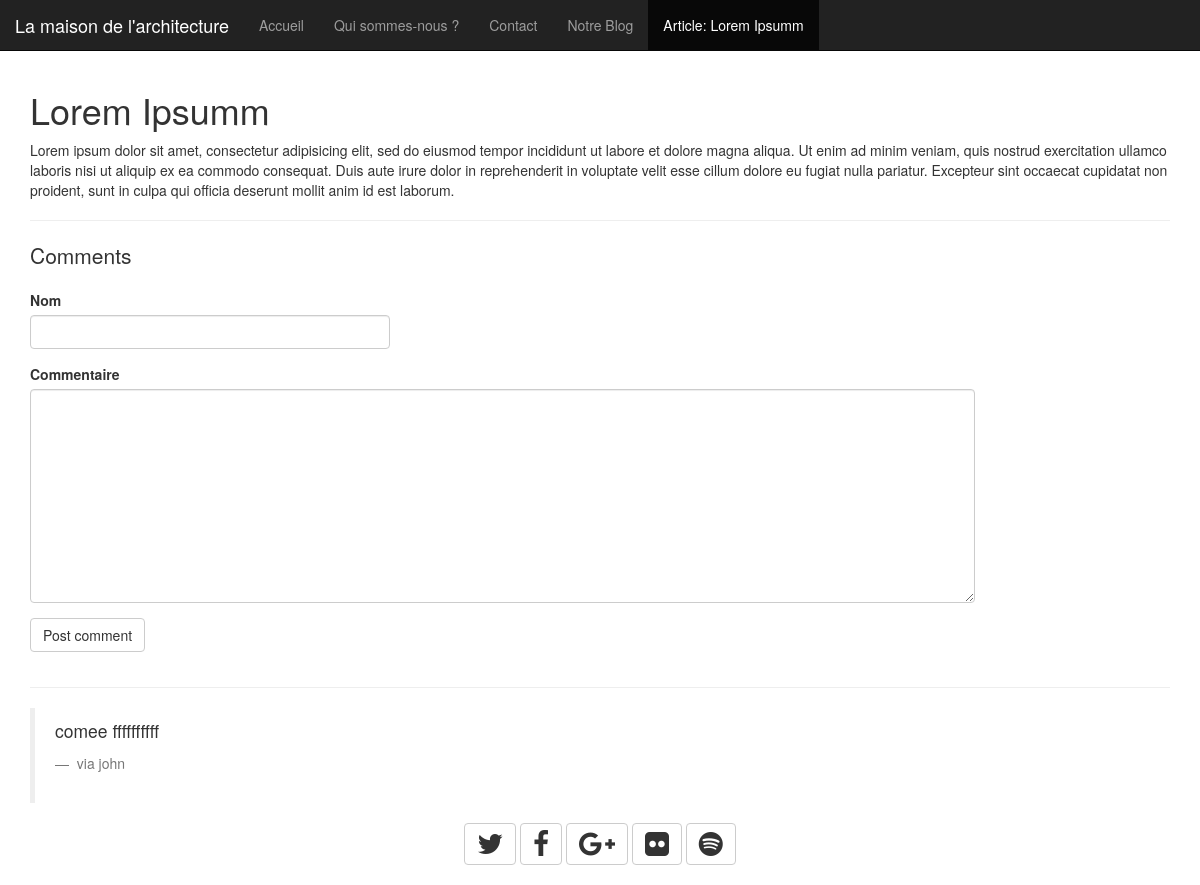
The page /blog/posts/2 on the database its author committed.
### app/models.py (models this page shows)
class Post(db.Model):
    __tablename__ = 'posts'
    id          = db.Column(db.Integer, primary_key=True)
    title       = db.Column(db.String(255))
    content     = db.Column(db.Text)
    comments    = db.relationship('Comment', backref="post", lazy='dynamic')
    created_at  = db.Column(db.DateTime, default=db.func.now())
    updated_at  = db.Column(db.DateTime, default=db.func.now(), onupdate=db.func.now())

class Comment(db.Model):
    __tablename__ = 'comments'
    id              = db.Column(db.Integer, primary_key=True)
    author_name     = db.Column(db.String(255))
    author_email    = db.Column(db.String(255))
    content         = db.Column(db.Text)
    post_id         = db.Column(db.Integer, db.ForeignKey('posts.id'))

### app/routes.py (the view, shortened to what this page needs)
@app.route('/blog/posts/<int:id>', methods=['GET', 'POST'])
def post_detail(id):
    post = Post.query.filter_by(id=id).first_or_404()
    form = CommentForm(request.form)
    context = {
        'post': post,
        'form': form,
    }
    return render_template('blog/post_detail.html', **context)

### app/forms.py
class CommentForm(Form):
    name = StringField('Nom', [DataRequired()])
    content = TextAreaField('Commentaire', [DataRequired()])

### app/templates/blog/post_detail.html
{% extends 'blog/blog_layout.html' %}
{% block active %}
    <li><a href="{{ url_for('home_blog') }}">Notre Blog</a></li>
  <li class="active"><a>Article: {{ post.title }}</a></li>
{% endblock active %}
{% block body %}
    <div>
        <h1 class="title">{{ post.title }}</h1>
        <p class="content">{{ post.content|safe }}</p>
    </div>
    <hr/>
    <div>
        <p class="lead">Comments</p>
        {% from 'includes/_formhelpers.html' import render_field2 %}
        <form class="row" method="POST" action="">
            <div class="form-group col-sm-4 ">
                {{ render_field2(form.name, class_="form-control", required="required") }}
            </div>
            <div class="form-group col-sm-10">
                {{ render_field2(form.content, class_="form-control", required="required", rows="10") }}
            </div>
            <div class="form-group col-sm-4">
                <input type="submit" value="Post comment" class="btn btn-default" />
            </div>
        </form>
        <hr/>
        {% for comment in post.comments %}
            <blockquote>
                <p>
                    {{ comment.content }}
                </p>
                <footer>
                    via {{ comment.author_name }}
                </footer>
            </blockquote>
        {% endfor %}
    </div>
{% endblock body %}

### app/templates/blog/blog_layout.html (style rules this page uses)
footer { margin-bottom: 20px; }

### rows shown on the page
Post: title "Lorem Ipsumm", content "Lorem ipsum dolor sit amet, consectetur adipisicing elit, sed do eiusmod tempor incididunt ut labore et dolore magna aliqua. Ut enim ad minim veniam, quis nostrud exercitation ullamco laboris nisi ut aliquip ex ea commodo consequat. Duis aute irure dolor in reprehenderit in voluptate velit esse cillum dolore eu fugiat nulla pariatur. Excepteur sint occaecat cupidatat non proident, sunt in culpa qui officia deserunt mollit anim id est laborum."
Comment: content "comee ffffffffff", author_name "john"

### other values the page prints
{{ field.label }} "Nom Commentaire"
